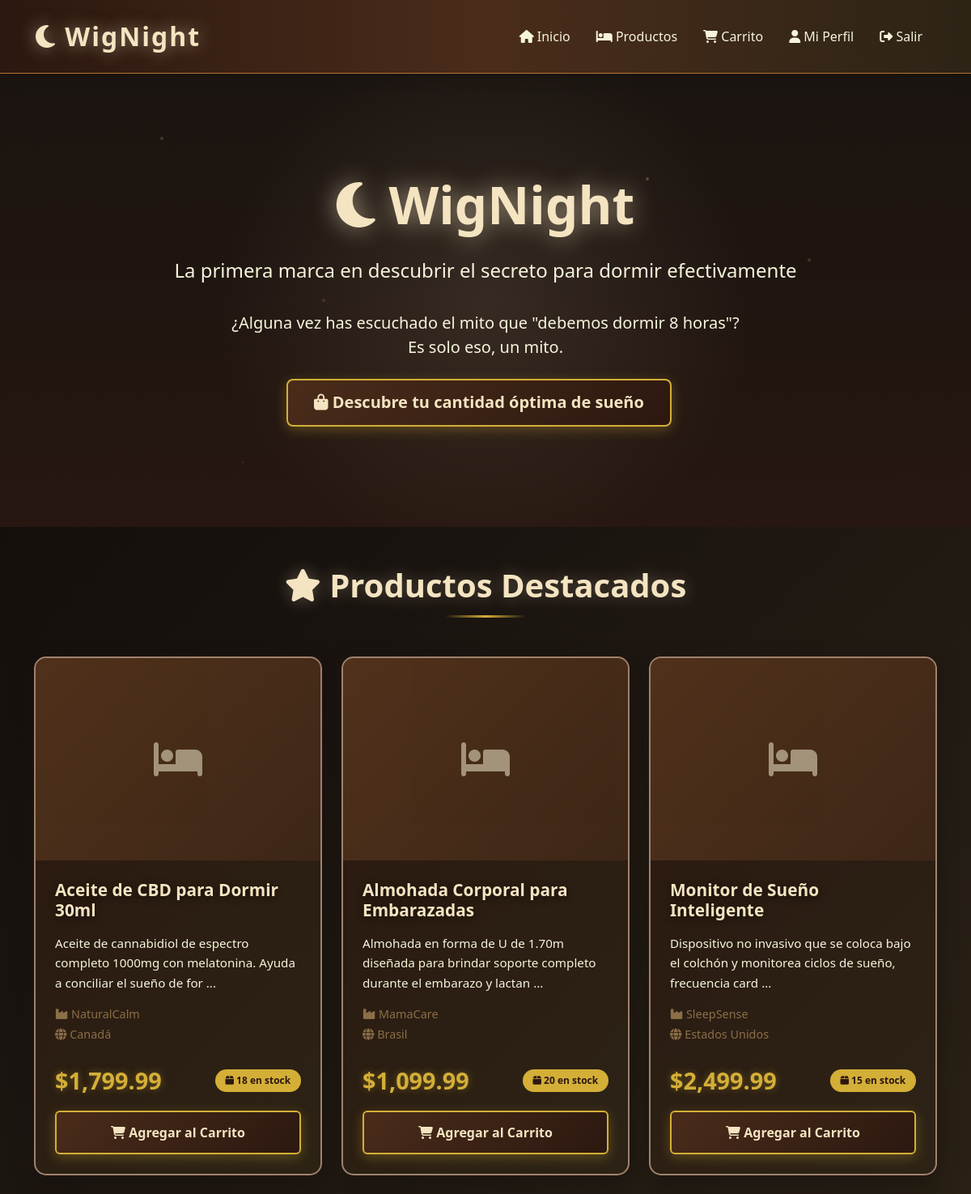
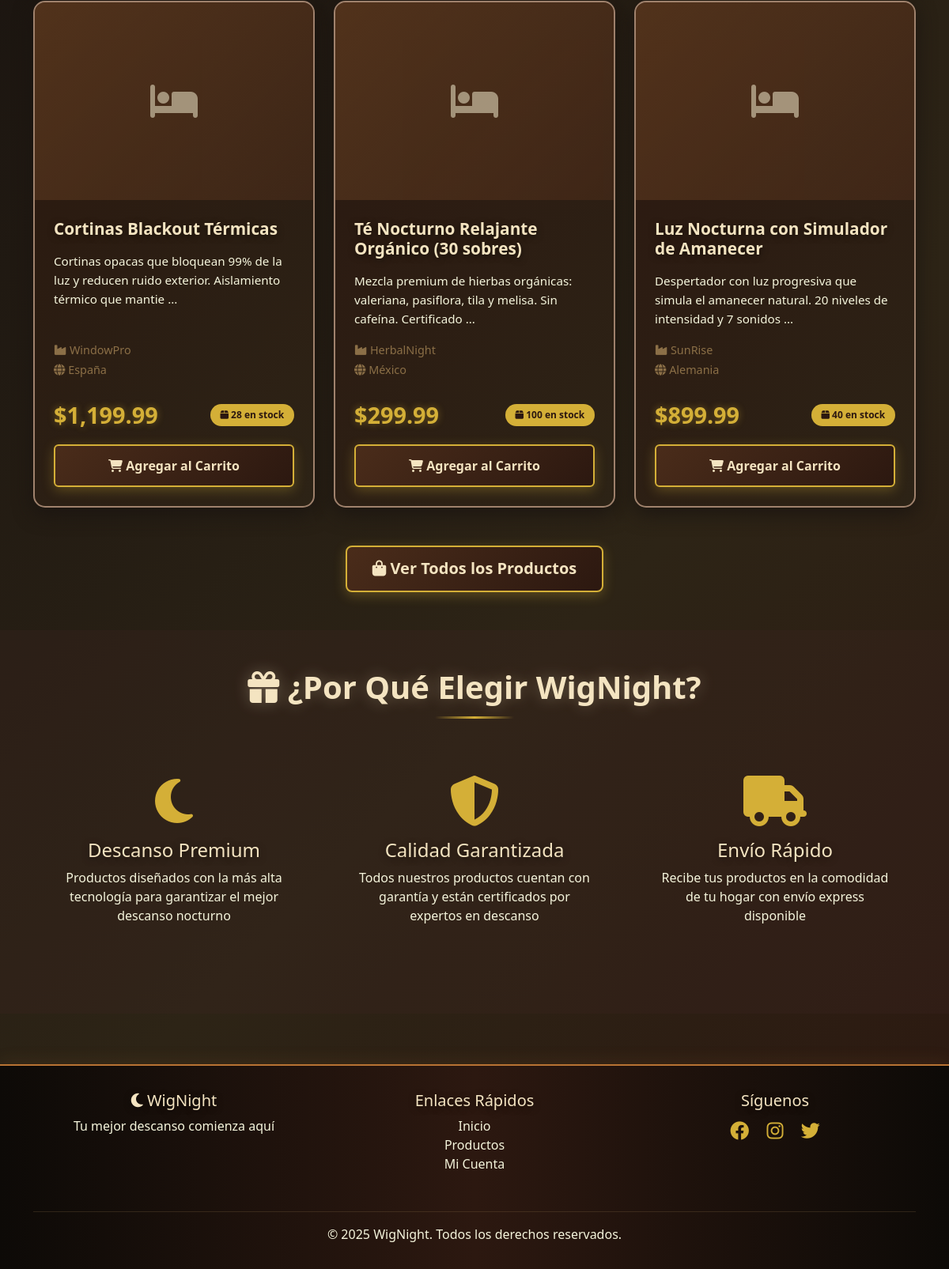
/ (signed in), run on the app's committed database (2 pictures, top to bottom).
### tables this page shows
CREATE TABLE Productos (
  ID_Producto int NOT NULL,
  Nombre varchar(255) NOT NULL,
  Descripcion text,
  Fotos longblob,
  Precio decimal(10,2) NOT NULL,
  Cantidad_Almacen int NOT NULL DEFAULT '0',
  Fabricante varchar(150) DEFAULT NULL,
  Origen varchar(100) DEFAULT NULL
);

### html/config/database.php (called while the page is built, shortened)
<?php
function isLoggedIn() {
    return isset($_SESSION['user_id']);
}
function formatPrice($price) {
    return '$' . number_format($price, 2);
}
?>

### html/index.php (the view, shortened to what this page needs)
<?php
require_once 'config/database.php';
$conn = getConnection();
$query = "SELECT * FROM Productos ORDER BY ID_Producto DESC LIMIT 6";
$result = $conn->query($query);
$featuredProducts = [];
if ($result) {
    while ($row = $result->fetch_assoc()) {
        $featuredProducts[] = $row;
    }
}
?>
<!DOCTYPE html>
<html lang="es">
<head>
    <link href="https://cdn.jsdelivr.net/npm/bootstrap@5.3.0/dist/css/bootstrap.min.css" rel="stylesheet">
    <link rel="stylesheet" href="https://cdnjs.cloudflare.com/ajax/libs/font-awesome/6.4.0/css/all.min.css">
    <link rel="stylesheet" href="css/style.css">
</head>
<body>
    <nav class="navbar navbar-expand-lg navbar-dark sticky-top">
        <div class="container">
            <a class="navbar-brand" href="index.php">
                <i class="fas fa-moon"></i> WigNight
            </a>
            <div class="collapse navbar-collapse" id="navbarNav">
                <ul class="navbar-nav ms-auto">
                    <li class="nav-item">
                        <a class="nav-link active" href="index.php">
                            <i class="fas fa-home"></i> Inicio
                        </a>
                    </li>
                    <li class="nav-item">
                        <a class="nav-link" href="productos.php">
                            <i class="fas fa-bed"></i> Productos
                        </a>
                    </li>
                    <li class="nav-item">
                        <a class="nav-link" href="carrito.php">
                            <i class="fas fa-shopping-cart"></i> Carrito
                        </a>
                    </li>
                    <?php if (isLoggedIn()): ?>
                        <li class="nav-item">
                            <a class="nav-link" href="perfil.php">
                                <i class="fas fa-user"></i> Mi Perfil
                            </a>
                        </li>
                        <li class="nav-item">
                            <a class="nav-link" href="logout.php">
                                <i class="fas fa-sign-out-alt"></i> Salir
                            </a>
                        </li>
                    <?php endif; ?>
                </ul>
            </div>
        </div>
    </nav>
    <section class="hero-section">
        <div class="hero-content">
            <h1 class="hero-title">
                <i class="fas fa-moon"></i> WigNight
            </h1>
            <p class="hero-subtitle">
                La primera marca en descubrir el secreto para dormir efectivamente
            </p>
            <p class="lead mb-4" style="color: var(--accent-cream); max-width: 700px; margin: 0 auto;">
                ¿Alguna vez has escuchado el mito que "debemos dormir 8 horas"?
                <br>Es solo eso, un mito.
            </p>
            <div class="mt-4">
                <a href="productos.php" class="btn btn-primary btn-lg me-3">
                    <i class="fas fa-shopping-bag"></i> Descubre tu cantidad óptima de sueño
                </a>
            </div>
        </div>
    </section>
    <section id="featured" class="py-5">
        <div class="container">
            <h2 class="section-title">
                <i class="fas fa-star"></i> Productos Destacados
            </h2>
            <?php if (empty($featuredProducts)): ?>
                <div class="alert alert-info text-center">
                    <i class="fas fa-info-circle"></i>
                    No hay productos disponibles en este momento.
                    <?php if (isAdmin()): ?>
                        <a href="admin.php" class="alert-link">Agregar productos</a>
                    <?php endif; ?>
                </div>
            <?php else: ?>
                <div class="row">
                    <?php foreach ($featuredProducts as $product): ?>
                        <div class="col-md-4 mb-4">
                            <div class="card h-100">
                                <?php if ($product['Fotos']): ?>
                                    <img
                                         class="card-img-top"
                                         alt="<?php echo htmlspecialchars($product['Nombre']); ?>">
                                <?php else: ?>
                                    <div class="img-placeholder">
                                        <i class="fas fa-bed"></i>
                                    </div>
                                <?php endif; ?>
                                <div class="card-body d-flex flex-column">
                                    <h5 class="card-title">
                                        <?php echo htmlspecialchars($product['Nombre']); ?>
                                    </h5>
                                    <p class="card-text flex-grow-1">
                                        <?php echo htmlspecialchars(substr($product['Descripcion'], 0, 100)); ?>
                                        <?php if (strlen($product['Descripcion']) > 100) echo '...'; ?>
                                    </p>
                                    <?php if ($product['Fabricante']): ?>
                                        <p class="mb-1" style="color: var(--wood-lighter); font-size: 0.9rem;">
                                            <i class="fas fa-industry"></i>
                                            <?php echo htmlspecialchars($product['Fabricante']); ?>
                                        </p>
                                    <?php endif; ?>
                                    <?php if ($product['Origen']): ?>
                                        <p class="mb-2" style="color: var(--wood-lighter); font-size: 0.9rem;">
                                            <i class="fas fa-globe"></i>
                                            <?php echo htmlspecialchars($product['Origen']); ?>
                                        </p>
                                    <?php endif; ?>
                                    <div class="d-flex justify-content-between align-items-center mt-3">
                                        <span class="card-price">
                                            <?php echo formatPrice($product['Precio']); ?>
                                        </span>
                                        <span class="badge">
                                            <i class="fas fa-box"></i>
                                            <?php echo $product['Cantidad_Almacen']; ?> en stock
                                        </span>
                                    </div>
                                    <?php if ($product['Cantidad_Almacen'] > 0): ?>
                                        <button id="btn-<?php echo $product['ID_Producto']; ?>"
                                                class="btn btn-primary mt-3 w-100"
                                                onclick="addToCart(<?php echo $product['ID_Producto']; ?>, '<?php echo htmlspecialchars($product['Nombre']); ?>')">
                                            <i class="fas fa-shopping-cart"></i> Agregar al Carrito
                                        </button>
                                    <?php else: ?>
                                        <button class="btn btn-secondary mt-3 w-100" disabled>
                                            <i class="fas fa-ban"></i> Sin Stock
                                        </button>
                                    <?php endif; ?>
                                </div>
                            </div>
                        </div>
                    <?php endforeach; ?>
                </div>
                <div class="text-center mt-4">
                    <a href="productos.php" class="btn btn-primary btn-lg">
                        <i class="fas fa-shopping-bag"></i> Ver Todos los Productos
                    </a>
                </div>
            <?php endif; ?>
        </div>
    </section>
    <section class="py-5" style="background: rgba(61, 39, 35, 0.3);">
        <div class="container">
            <h2 class="section-title">
                <i class="fas fa-gift"></i> ¿Por Qué Elegir WigNight?
            </h2>
            <div class="row">
                <div class="col-md-4 mb-4 text-center">
                    <div class="p-4">
                        <i class="fas fa-moon fa-4x mb-3" style="color: var(--accent-gold);"></i>
                        <h4 style="color: var(--moon-glow);">Descanso Premium</h4>
                        <p style="color: var(--accent-cream);">
                            Productos diseñados con la más alta tecnología para garantizar
                            el mejor descanso nocturno
                        </p>
                    </div>
                </div>
                <div class="col-md-4 mb-4 text-center">
                    <div class="p-4">
                        <i class="fas fa-shield-alt fa-4x mb-3" style="color: var(--accent-gold);"></i>
                        <h4 style="color: var(--moon-glow);">Calidad Garantizada</h4>
                        <p style="color: var(--accent-cream);">
                            Todos nuestros productos cuentan con garantía y están certificados
                            por expertos en descanso
                        </p>
                    </div>
                </div>
                <div class="col-md-4 mb-4 text-center">
                    <div class="p-4">
                        <i class="fas fa-truck fa-4x mb-3" style="color: var(--accent-gold);"></i>
                        <h4 style="color: var(--moon-glow);">Envío Rápido</h4>
                        <p style="color: var(--accent-cream);">
                            Recibe tus productos en la comodidad de tu hogar con envío
                            express disponible
                        </p>
                    </div>
                </div>
            </div>
        </div>
    </section>
    <footer class="text-center">
        <div class="container">
            <div class="row">
                <div class="col-md-4 mb-3">
                    <h5 style="color: var(--moon-glow);">
                        <i class="fas fa-moon"></i> WigNight
                    </h5>
                    <p>Tu mejor descanso comienza aquí</p>
                </div>
                <div class="col-md-4 mb-3">
                    <h5 style="color: var(--moon-glow);">Enlaces Rápidos</h5>
                    <ul class="list-unstyled">
                        <li><a href="index.php" style="color: var(--accent-cream); text-decoration: none;">Inicio</a></li>
                        <li><a href="productos.php" style="color: var(--accent-cream); text-decoration: none;">Productos</a></li>
                        <li><a href="login.php" style="color: var(--accent-cream); text-decoration: none;">Mi Cuenta</a></li>
                    </ul>
                </div>
                <div class="col-md-4 mb-3">
                    <h5 style="color: var(--moon-glow);">Síguenos</h5>
                    <div>
                        <a href="#" class="text-decoration-none me-3" style="color: var(--accent-gold); font-size: 1.5rem;">
                            <i class="fab fa-facebook"></i>
                        </a>
                        <a href="#" class="text-decoration-none me-3" style="color: var(--accent-gold); font-size: 1.5rem;">
                            <i class="fab fa-instagram"></i>
                        </a>
                        <a href="#" class="text-decoration-none" style="color: var(--accent-gold); font-size: 1.5rem;">
                            <i class="fab fa-twitter"></i>
                        </a>
                    </div>
                </div>
            </div>
            <hr style="border-color: var(--wood-lighter);">
            <p class="mb-0">
                &copy; 2025 WigNight. Todos los derechos reservados.
            </p>
        </div>
    </footer>
</body>
</html>

### data on the page
productos: Nombre "Aceite de CBD para Dormir 30ml", Descripcion "Aceite de cannabidiol de espectro completo 1000mg con melatonina. Ayuda a conciliar el sueño de for", Fabricante "NaturalCalm", Origen "Canadá", Precio "$1,799.99", Cantidad_Almacen "18"
productos: Nombre "Almohada Corporal para Embarazadas", Descripcion "Almohada en forma de U de 1.70m diseñada para brindar soporte completo durante el embarazo y lactan", Fabricante "MamaCare", Origen "Brasil", Precio "$1,099.99", Cantidad_Almacen "20"
productos: Nombre "Monitor de Sueño Inteligente", Descripcion "Dispositivo no invasivo que se coloca bajo el colchón y monitorea ciclos de sueño, frecuencia card", Fabricante "SleepSense", Origen "Estados Unidos", Precio "$2,499.99", Cantidad_Almacen "15"
productos: Nombre "Cortinas Blackout Térmicas", Descripcion "Cortinas opacas que bloquean 99% de la luz y reducen ruido exterior. Aislamiento térmico que mantie", Fabricante "WindowPro", Origen "España", Precio "$1,199.99", Cantidad_Almacen "28"
productos: Nombre "Té Nocturno Relajante Orgánico (30 sobres)", Descripcion "Mezcla premium de hierbas orgánicas: valeriana, pasiflora, tila y melisa. Sin cafeína. Certificado", Fabricante "HerbalNight", Origen "México", Precio "$299.99", Cantidad_Almacen "100"
productos: Nombre "Luz Nocturna con Simulador de Amanecer", Descripcion "Despertador con luz progresiva que simula el amanecer natural. 20 niveles de intensidad y 7 sonidos", Fabricante "SunRise", Origen "Alemania", Precio "$899.99", Cantidad_Almacen "40"
